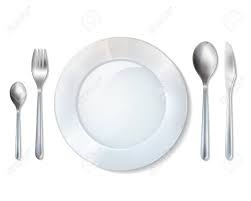
#> input picture v2/dataset/current/current.jpg, 251 x 201 px
$ python -i crop_objects.py   (imports and definitions only)
#> lines starting #> are read from the running program, lines starting #| are printed output that depends on the picture; after the words box and inside, x2 and y2 are one past the last pixel; in counts of white or black regions, pixels touching at a corner belong together
#> further down, picture is the input picture: shape (201, 251, 3); mean B, G, R 243.6, 242.5, 241.1
import cv2
import os
import csv
import numpy as np

from skimage import exposure
from skimage import feature

import time
import joblib
import imutils


# [16 lines left out: functions open_picture, show_picture, not called in this run]


def save_picture(name, image):

    cv2.imwrite("dataset/data_analysing/" + str(name), image)


def blanck_picture(img):

    """Create a black background picture same dimension of original picture"""

    blank_image = np.zeros((img.shape[0],img.shape[1],3), np.uint8)
    blank_image[0:img.shape[0], 0:img.shape[1]] = 0, 0, 0

    return blank_image


# [8 lines left out: function blanck_picture_white, not called in this run]


def get_other_object(img):

    """We detecte contours from the picture
    We try to recup them and to put it into rectangle"""

    blanck = blanck_picture(img)
#> blanck: shape (201, 251, 3); every value is 0

    gray = cv2.cvtColor(img, cv2.COLOR_BGR2GRAY)
    edged = cv2.Canny(img, 0, 160)
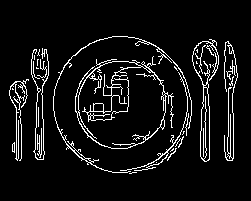
#> edged: shape (201, 251); 7.4% white in thin lines or dots, all inside (x1, y1, x2, y2) = (9, 36, 238, 174)
    th3 = cv2.adaptiveThreshold(gray,255,cv2.ADAPTIVE_THRESH_GAUSSIAN_C,\
            cv2.THRESH_BINARY,11,2)
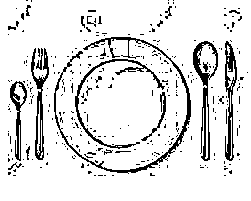
#> th3: shape (201, 251); 88.3% white; black in thin lines or dots, all inside (x1, y1, x2, y2) = (8, 0, 248, 176)

    contours, _ = cv2.findContours(th3, cv2.RETR_TREE,
                                   cv2.CHAIN_APPROX_SIMPLE)
#> contours = 403 contours, 361 with area under 20; largest, box (x1, y1, x2, y2) and area: (0, 0, 251, 201) 49993, (53, 36, 192, 174) 1546, (192, 40, 219, 162) 1076, (224, 40, 238, 162) 982, (30, 47, 50, 161) 898

    liste = []
    for cnts in contours:
        pts = [x, y, w, h] = cv2.boundingRect(cnts); liste.append(pts)
        cv2.drawContours(blanck, cnts, -1, (255, 255, 255), 1)
#> this loop made 403 passes
#> (x, y, w, h) on passes 1 to 3: (0, 0, 251, 201), (223, 174, 4, 3), (111, 174, 4, 3)
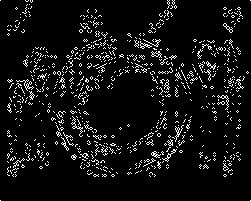
#> blanck: shape (201, 251, 3); 7% white in thin lines or dots
#> after the loop, liste = 403 items, first 6: (0, 0, 251, 201), (223, 174, 4, 3), (111, 174, 4, 3), (103, 174, 4, 3), (97, 174, 7, 3), (93, 174, 4, 3)

    #show_picture("blanck", blanck, 0, "y")

    return liste


# [102 lines left out: functions croping_it_from_original, one_detection_for_one_picture, part_of_object, objects_to_picture, detection_picture, not called in this run]

>>> import cv2
>>> picture = cv2.imread('../../v2/dataset/current/current.jpg')
>>> result = get_other_object(picture)
#> result has the same summary as liste in get_other_object
